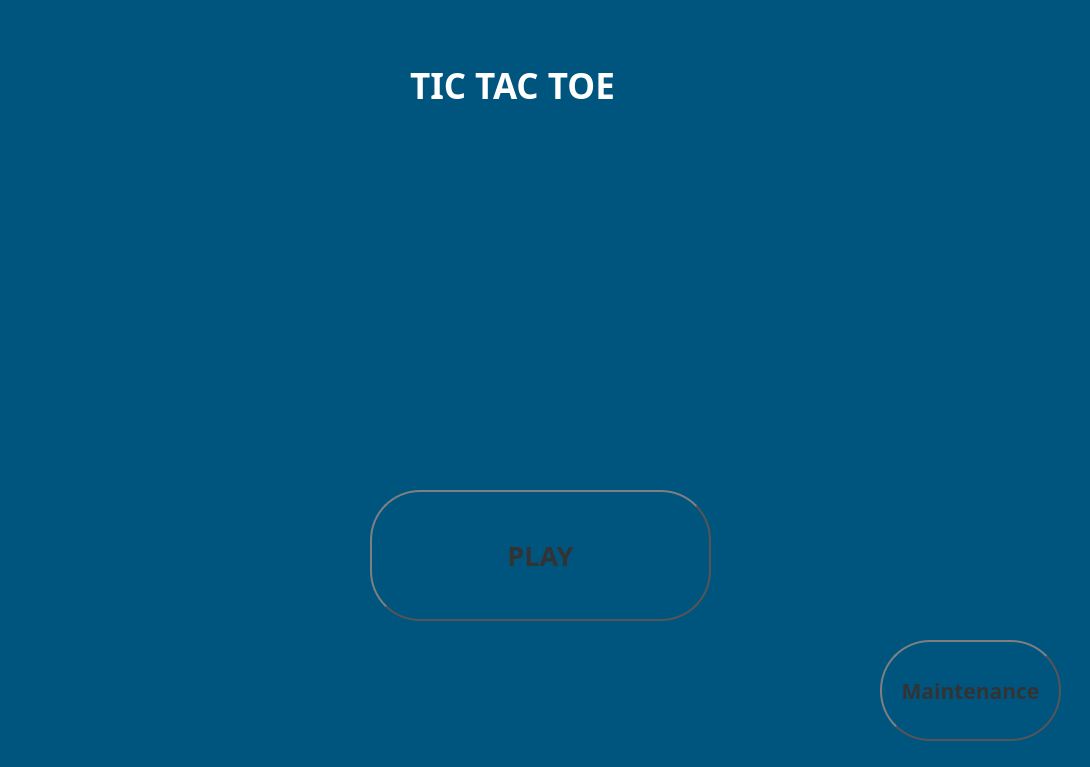
<?xml version="1.0" encoding="UTF-8"?>
<ui version="4.0">
 <class>MainWindow</class>
 <widget class="QMainWindow" name="MainWindow">
  <property name="geometry">
   <rect>
    <x>0</x>
    <y>0</y>
    <width>1090</width>
    <height>767</height>
   </rect>
  </property>
  <property name="contextMenuPolicy">
   <enum>Qt::NoContextMenu</enum>
  </property>
  <property name="windowTitle">
   <string>TIC TAC TOE</string>
  </property>
  <property name="windowIcon">
   <iconset>
    <normaloff>71UU+enQH9L._AC_SY355_.jpg</normaloff>71UU+enQH9L._AC_SY355_.jpg</iconset>
  </property>
  <property name="styleSheet">
   <string notr="true">background-color: rgb(0, 85, 127);</string>
  </property>
  <widget class="QWidget" name="centralwidget">
   <widget class="QPushButton" name="btnPlay">
    <property name="geometry">
     <rect>
      <x>370</x>
      <y>490</y>
      <width>341</width>
      <height>131</height>
     </rect>
    </property>
    <property name="font">
     <font>
      <family>Bahnschrift Light Condensed</family>
      <pointsize>20</pointsize>
      <weight>75</weight>
      <bold>true</bold>
     </font>
    </property>
    <property name="autoFillBackground">
     <bool>false</bool>
    </property>
    <property name="styleSheet">
     <string notr="true">color: #333;
    border: 2px solid #555;
    border-radius: 50px;
    border-style: outset;
    background: qradialgradient(
        cx: 0.3, cy: -0.4, fx: 0.3, fy: -0.4,
        radius: 1.35, stop: 0 #fff, stop: 1 #888
        );
    padding: 5px;</string>
    </property>
    <property name="text">
     <string>PLAY</string>
    </property>
    <property name="icon">
     <iconset>
      <normaloff>unnamed.png</normaloff>unnamed.png</iconset>
    </property>
    <property name="iconSize">
     <size>
      <width>50</width>
      <height>50</height>
     </size>
    </property>
    <property name="flat">
     <bool>false</bool>
    </property>
   </widget>
   <widget class="QLabel" name="logo">
    <property name="geometry">
     <rect>
      <x>370</x>
      <y>170</y>
      <width>321</width>
      <height>271</height>
     </rect>
    </property>
    <property name="autoFillBackground">
     <bool>false</bool>
    </property>
    <property name="text">
     <string/>
    </property>
    <property name="pixmap">
     <pixmap>RobotLAB Dobot Robotic Arm-1-2-3.png</pixmap>
    </property>
    <property name="scaledContents">
     <bool>true</bool>
    </property>
   </widget>
   <widget class="QLabel" name="lbhome">
    <property name="geometry">
     <rect>
      <x>410</x>
      <y>30</y>
      <width>271</width>
      <height>111</height>
     </rect>
    </property>
    <property name="font">
     <font>
      <family>PMingLiU-ExtB</family>
      <pointsize>26</pointsize>
      <weight>75</weight>
      <bold>true</bold>
     </font>
    </property>
    <property name="autoFillBackground">
     <bool>false</bool>
    </property>
    <property name="styleSheet">
     <string notr="true">color: rgb(255, 255, 255);</string>
    </property>
    <property name="text">
     <string>TIC TAC TOE </string>
    </property>
   </widget>
   <widget class="QPushButton" name="btnMaint">
    <property name="geometry">
     <rect>
      <x>880</x>
      <y>640</y>
      <width>181</width>
      <height>101</height>
     </rect>
    </property>
    <property name="font">
     <font>
      <family>Bahnschrift Light Condensed</family>
      <pointsize>16</pointsize>
      <weight>75</weight>
      <bold>true</bold>
     </font>
    </property>
    <property name="autoFillBackground">
     <bool>false</bool>
    </property>
    <property name="styleSheet">
     <string notr="true">color: #333;
    border: 2px solid #555;
    border-radius: 50px;
    border-style: outset;
    background: qradialgradient(
        cx: 0.3, cy: -0.4, fx: 0.3, fy: -0.4,
        radius: 1.35, stop: 0 #fff, stop: 1 #888
        );
    padding: 5px;</string>
    </property>
    <property name="text">
     <string>Maintenance</string>
    </property>
    <property name="iconSize">
     <size>
      <width>50</width>
      <height>50</height>
     </size>
    </property>
    <property name="flat">
     <bool>false</bool>
    </property>
   </widget>
  </widget>
 </widget>
 <resources/>
 <connections>
  <connection>
   <sender>btnPlay</sender>
   <signal>clicked()</signal>
   <receiver>btnPlay</receiver>
   <slot>click()</slot>
   <hints>
    <hint type="sourcelabel">
     <x>405</x>
     <y>470</y>
    </hint>
    <hint type="destinationlabel">
     <x>394</x>
     <y>466</y>
    </hint>
   </hints>
  </connection>
 </connections>
</ui>
